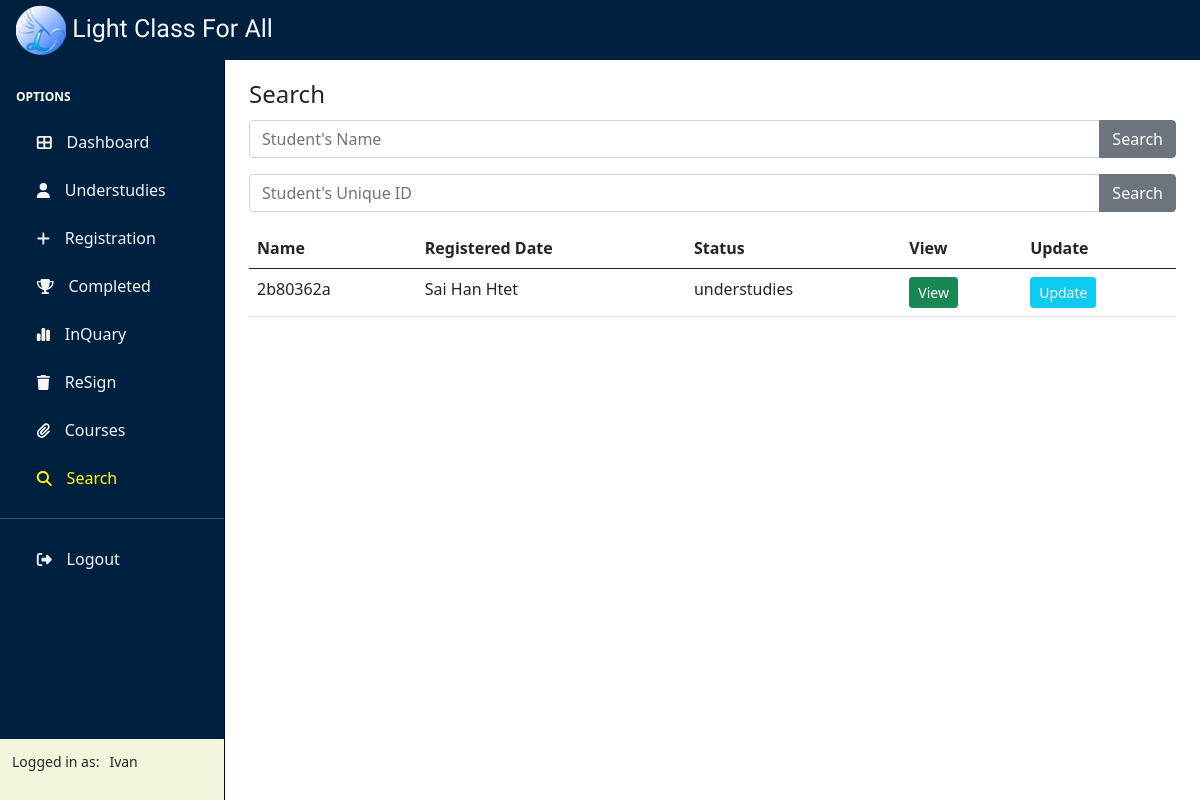
The page /search/ (signed in) on the database as committed earlier.
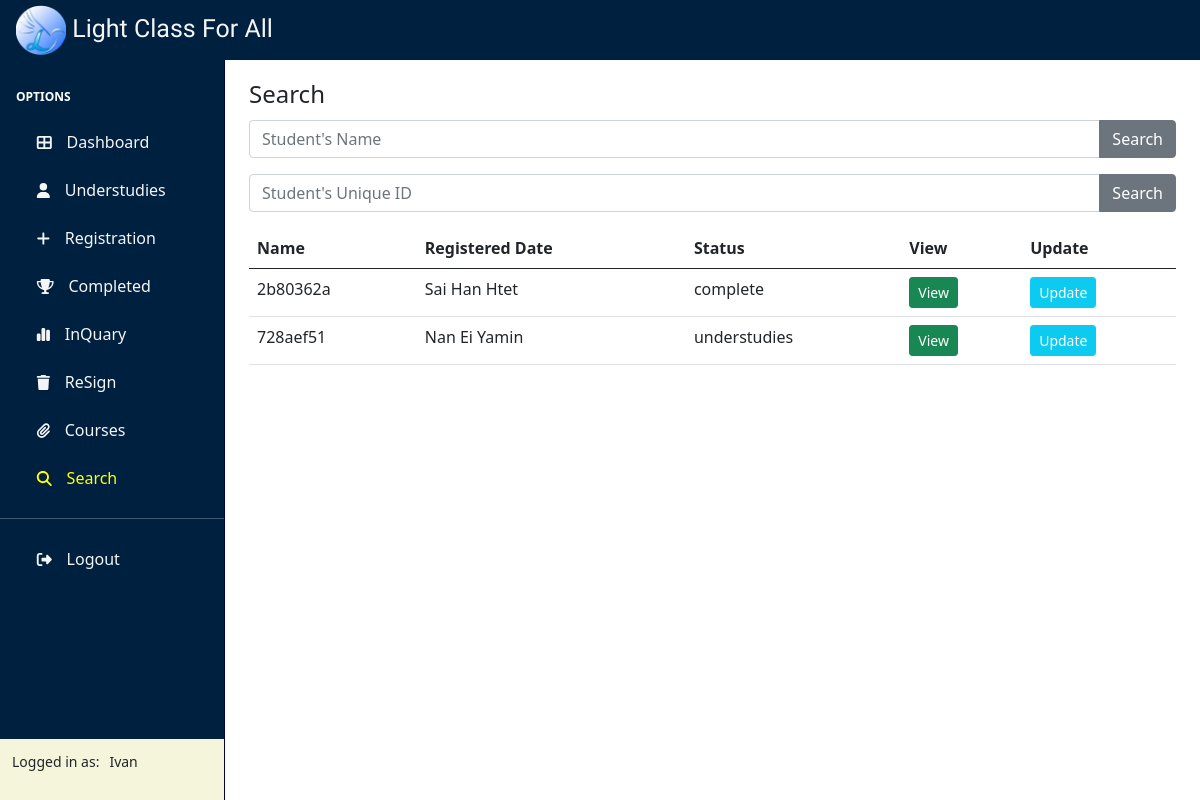
The same page on the database as committed later.
### Class/models.py (models this page shows, shortened)
class Student(models.Model):
    STATUS = (
        ('understudies','understudies'),
        ('complete','complete'),
        ('resign','resign'),
    )
    roll_id = models.CharField(max_length=10, unique=True)
    status = models.CharField(max_length=100,
                                choices=STATUS,
                                default='understudies')
    student = NameField(max_length=50,null=True)
    guardian = NameField(max_length=50,null=True)
    phone = models.CharField(max_length=50,null=True)
    guardian_ph = models.CharField(max_length=50,null=True)
    email = models.EmailField(null=True)
    address = models.CharField(max_length=50,null=True)
    subjects = models.ManyToManyField(Subject)
    course = models.ForeignKey(Course,null=True,on_delete=models.SET_NULL)
    date_created = models.DateTimeField(auto_now_add=True,null=True)
    class Meta:
        db_table = 'STUDENT'

### Class/views.py (the view)
# urls.py: path('search/',views.search,name="Search"),
@login_required(login_url='Login')
def search(request):
    object_list  = Student.objects.all()
    search_term = request.GET.get('search')
    search_term2 = request.GET.get('search2')
    if search_term:
        object_list = object_list.filter(student=search_term)
    if search_term2:
        object_list = object_list.filter(roll_id=search_term2)
    return render(request,'Class/search.html',{'object_list':object_list})

### templates/class/search.html
{% extends 'Class/base.html' %}
{% block content %}
<div class="container">
    <form method="get" class="form-field mt-3">
        <legend>Search</legend>
        <div class="input-group mb-3">
            <input type="text" class="form-control" name="search" id="search" placeholder="Student's Name" aria-label="Recipient's username" aria-describedby="button-addon2">
            <input class="btn btn-secondary" type="submit" id="button-addon2" value="Search">
        </div>
    </form>
    <form method="get" class="form-field mt-3">
        <div class="input-group mb-3">
            <input type="text" class="form-control" name="search2" id="search2" placeholder="Student's Unique ID" aria-label="Recipient's username" aria-describedby="button-addon2">
            <input class="btn btn-secondary" type="submit" id="button-addon2" value="Search">
        </div>
    </form>
    <table class="table .display">
        <thead>
            <tr>
                <th>Name</th>
                <th>Registered Date</th>
                <th>Status</th>
                <th>View</th>
                <th>Update</th>
            </tr>
        </thead>
        <tbody>
        {% for student in object_list %}
            <tr>
            <td>{{ student.roll_id }}</td>
            <td style="text-transform: capitalize;">{{student.student}}</td>
            <td>{{ student.status }}</td>
            <td><a href="{% url 'StudentInfo' student.id %}" class="btn btn-sm btn-success .origin text-white">View</a></td>
            <td><a href="{% url 'UpdateStudent' student.id %}" class="btn btn-sm btn-info .origin text-white">Update</a></td>
            </tr>
        {% endfor %}
        </tbody>
    </table>
</div>
{% endblock content %}

Rows that differ between the two databases and show on the page:
changed Student "Sai Han Htet": status "understudies" → "complete"
added Student: roll_id "728aef51", student "Nan Ei Yamin", status "understudies"
